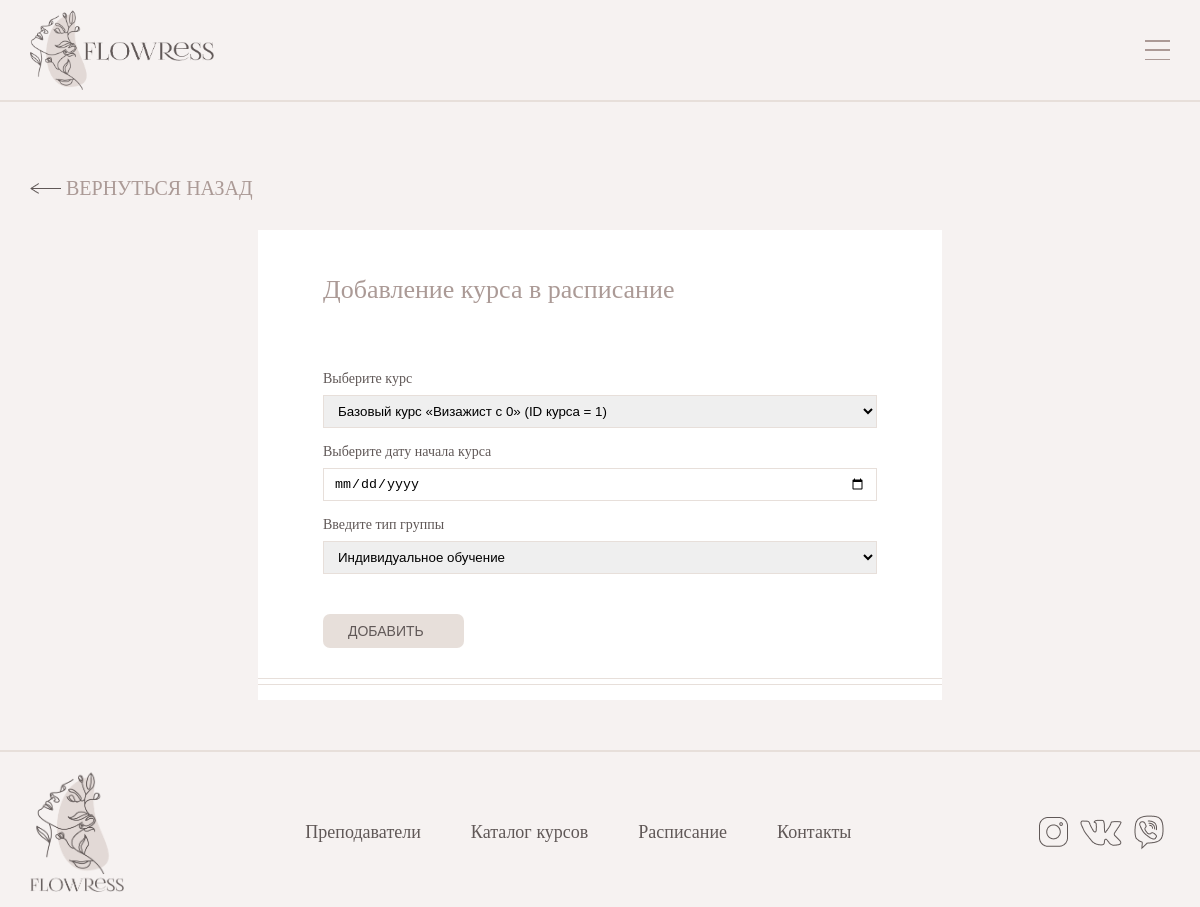
/master_add_organized_course.php, run on the app's committed database.
### tables this page shows
CREATE TABLE `Menu` (
  `ID` int UNSIGNED NOT NULL,
  `title` varchar(64) NOT NULL,
  `path` varchar(64) NOT NULL
);

### master_add_organized_course.php (the view, shortened to what this page needs)
<!DOCTYPE html>
<html>
<head>
	<link rel="stylesheet" href="../../css/style.css" type="text/css">
	<link rel="stylesheet" href="../../css/admin_panel_style.css" type="text/css">
</head>
<body>
	<?php require 'modules/page_elements/header.php';?>
	<div class="page-content margin-top">
		<div class="container">
			<div class="go-back">
				<a href="master_panel.php" >
					<img src='images/arrow.png' class='arrow'>
					<div>ВЕРНУТЬСЯ НАЗАД</div>
				</a>
			</div>
			<div class="admin-form-wrapper">
				<div class="white-form">
					<div class="form-content">
						<div class="title">Добавление курса в расписание</div>
						<div class="form-inputs margin-top">
							<div class="form-input-block">
								<p>Выберите курс</p>
								<select name="course-select" id="course_select" class="select-style">
									<?php
									$query = "SELECT * FROM Course";
									$result = mysqli_query($link, $query) or die("Ошибка".mysqli_error($link));
									if($result)
									{
										$rows = mysqli_num_rows($result);
										for($i = 0; $i < $rows; ++$i)
										{
											$row = mysqli_fetch_assoc($result);
											echo "<option value='".$row['ID']."'>".$row['title']." (ID курса = ".$row['ID'].")</option>";
										}
									}
									?>
								</select>
							</div>
							<div class="form-input-block">
								<p>Выберите дату начала курса</p>
								<input name="course-startDate-select" id="course_startDate_select" type="date" min="<?php echo date('Y-m-d'); ?>" class="select-style" required>
							</div>
							<div class="form-input-block">
								<p>Введите тип группы</p>
								<select name="course-groupType-select" id="course_groupType_select" class="select-style">
									<?php
									$query = "SELECT * FROM Group_type";
									$result = mysqli_query($link, $query) or die("Ошибка".mysqli_error($link));
									if($result)
									{
										$rows = mysqli_num_rows($result);
										for($i = 0; $i < $rows; ++$i)
										{
											$row = mysqli_fetch_assoc($result);
											echo "<option value='".$row['ID']."'>".$row['groupType']."</option>";
										}
									}
									?>
								</select>
							</div>
						</div>
						<button class="form-btn" id="add_org_course_btn">
							<p>Добавить</p>
						</button>
					</div>
					<div class="two-lines"></div>
				</div>
			</div>
		</div>
	</div>
	<?php require 'modules/page_elements/footer.php';?>
</body>
</html>

### modules/page_elements/footer.php (shortened to what this page needs)
<link rel="stylesheet" href="../../css/style.css" type="text/css">
<link rel="stylesheet" href="../../css/header_style.css" type="text/css">
<link rel="stylesheet" href="../../css/footer_style.css" type="text/css">
<footer class="footer">
	<hr class="border-style">
	<div class="container">
		<div class="footer-body">
			<a href="index.php">
				<img src="images/logo_vertical.png" class="footer-logo">
			</a>
			<nav class="footer-menu">
				<ul class="footer-list">
					<?php
					require_once'C:\OSPanel\domains\flowress\connect\connect_database.php';
					$query = "SELECT * FROM Menu";
					$result = mysqli_query($link, $query) or die("Ошибка выполнения запроса".
						mysqli_error($link));
					for ($i=0; $i<mysqli_num_rows($result); $i++) {
						$menu = mysqli_fetch_assoc($result);
						echo "<li><a class='header-link' href=".$menu['path'].">".$menu['title']."</a></li>";
					}
					?>
				</ul>
			</nav>
			<div class="social-networks">
				<img src="images/inst.png">
				<img src="images/vk.png">
				<img src="images/viber.png">
			</div>
		</div>
	</div>
</footer>

### css/style.css (style rules this page uses)
*, *::before, *::after { padding: 0; margin:0; border: 0; box-sizing: border-box; }
a { text-decoration: none; color: black; }
ul, ol, li { list-style: none; display: block; }
img { vertical-align: top; }
html { height: 100%; }
body { width:100%; padding: 0; margin: 0; background-color: #F6F2F1; font-family: 'Raleway'; color: #605857; font-size: 16px; text-align: left; min-height: 100%; display: grid; grid-template-rows: auto 1fr auto; }
.container { max-width: 1200px; box-sizing: content-box; margin: 0 auto; padding: 0px 50px; }
.border-style { border: 0.7px solid #E7DFDA; margin-bottom: 5px; }
.title { color: #ab9a96; font-family: 'Lighthaus'; font-size: 32px; display: flex; justify-content: center; text-align: center; }
.form-btn { display: flex; align-items: center; border-radius: 7px; background-color: #E7DFDA; padding: 9px 25px; margin-top: 25px; }
.form-btn p { font-size: 14px; margin-right: 15px; text-transform:uppercase; color: #605857; font-weight: 300; }
.go-back { display: flex; justify-content: flex-start; margin: 30px 0px; }
.go-back a { display: flex; align-items: center; font-family: 'Lighthaus'; font-size: 20px; color: #ab9a96; }
.go-back img { rotate: 180deg; margin-right: 5px; }
.select-style { border: 0.7px solid #E7DFDA; margin-top: 3px; padding: 7px 10px; }
@media screen and (max-device-width: 992px) { body { font-size: 14px; } }
@media screen and (max-device-width: 992px) { .container { padding: 0px 30px; } }
@media screen and (max-device-width: 992px) { .title { font-size: 26px; } }
.footer { position: relative; }
.footer-menu { display: flex; }
.footer-list { display: flex; }
.footer-list li { list-style: none; margin: 0px 35px; color:#605857; font-size: 14px; }
@media screen and (max-device-width: 992px) { .footer-list li { margin: 0px 25px; } }
.two-lines { border-top: 0.7px solid #E7DFDA; border-bottom: 0.7px solid #E7DFDA; height: 7px; margin: 0px; }
.white-form { width: 45%; background-color: white; padding-bottom: 15px; }
.form-content { padding: 20px 65px; display: flex; flex-direction: column; align-items: flex-start; padding-top: 45px; padding-bottom: 30px; }
.form-inputs { width: 100%; }
.form-inputs div { margin-bottom: 15px; }
.form-inputs p { margin-bottom: 5px; }
.form-content div input { margin-top: 3px; padding: 7px 10px; }
@media screen and (max-device-width: 992px) { .white-form { width: 55%; } }
.form-input-block { display: flex; flex-direction: column; }

### css/admin_panel_style.css (style rules this page uses)
.margin-top { margin-top: 40px; }
.admin-form-wrapper { display: flex; justify-content: center; margin-top: 30px; }
.admin-form-wrapper .white-form { width: 60%; }
.admin-form-wrapper .title { margin-bottom: 25px; }

### css/header_style.css (style rules this page uses)
.header-link { color: #605857; font-size: 18px; text-decoration: none; font-weight: 300; position: relative; transition: 0.2s all; cursor: pointer; }
.header-link::after { display: block; content: ""; position: absolute; left: 50%; transform: translateX(-50%); opacity: 0; bottom: -10px; width: 90%; height: 0.5px; background-color: #605857; transition: 0.4s all; }

### css/footer_style.css (style rules this page uses)
.footer { margin-top: 50px; }
.footer-body { position: relative; display: flex; justify-content: space-between; align-items: center; padding: 15px 0px; width: 100%; }
.footer-logo { height: 120px; }
.footer-menu { display: flex; flex-direction: row; }
.footer-list { display: flex; align-items: center; margin: 0px; }
.social-networks { display: flex; align-items: center; }
.social-networks * { margin: 0px 6px; }

### data on the page
menu: title "Преподаватели"
menu: title "Каталог курсов"
menu: title "Расписание"
menu: title "Контакты"

### other printed values
form field course-select "Базовый курс «Визажист с 0» (ID курса = 1)"
form field course-groupType-select "Индивидуальное обучение"
